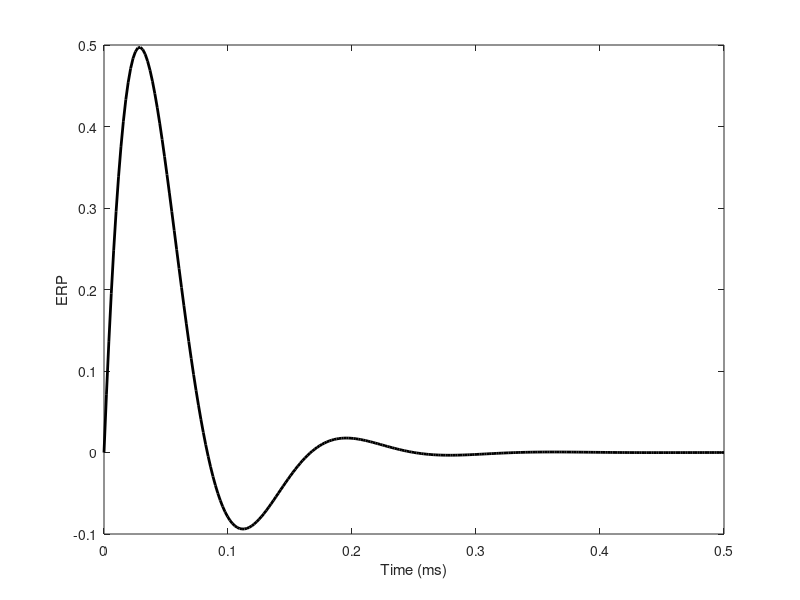
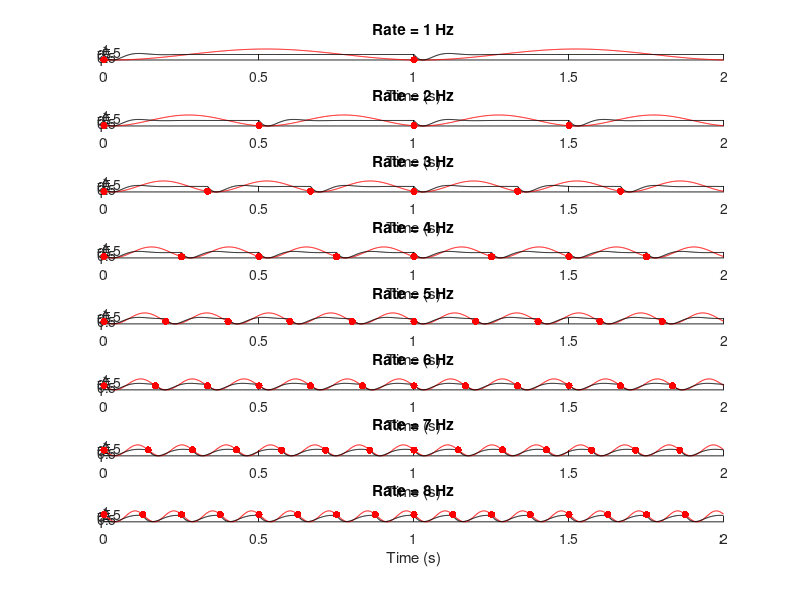
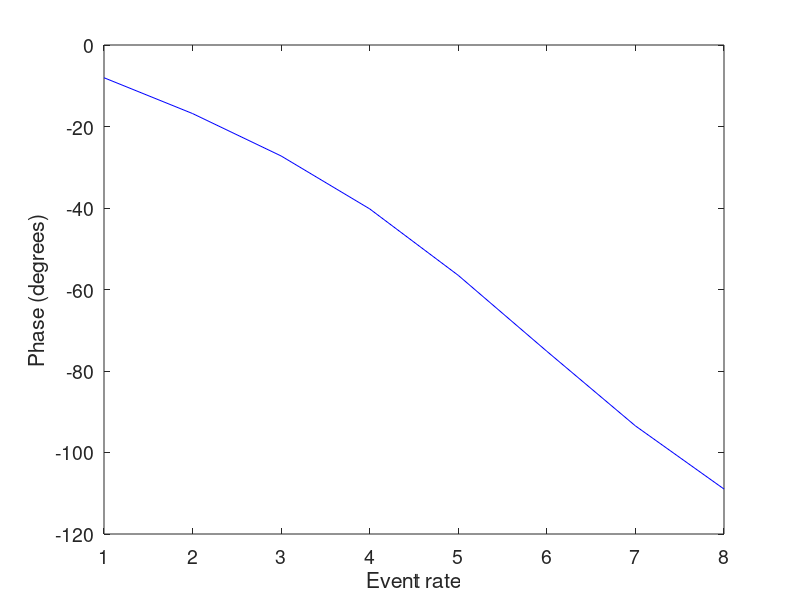

The MATLAB source for these figures, in order:
% Evoked response model and phase
erp_dur = 500; % duration of erp, in ms
fs = 512;
ferp = 6; % in Hz
tauerp = 50;
terp = 0:1/fs:erp_dur/1000;
erp = sin(2*pi*terp*ferp).*exp(-terp/(tauerp/1000));

% Plot the original ERP
figure
plot(terp,erp,'k','LineWidth',2);
xlabel('Time (ms)');
ylabel('ERP');

% Plot the signal at each event rate, overlaid by a matched sinusoid from
% the fourier transform
evt_rate = 1:8;
stim_dur = 2;
t = (0:stim_dur*fs-1)/fs;
rate = NaN(length(evt_rate),1);
phase = NaN(length(evt_rate),1);
figure;
for ii = 1:length(evt_rate)
    evt = zeros(fs*stim_dur,1);
    evt_idx = round((0:1/evt_rate(ii):stim_dur-1/fs)*fs)+1;
    evt(evt_idx) = 1;
    % create the response with regular erps
    y = conv(evt,erp);
    y = y(1:stim_dur*fs);
    % get the phase at the event rate
    Y = fft(y);
    frq = (0:length(Y)-1)/length(Y)*fs;
    % in the spectrum, identify the closest index to the event rate
    df = abs(frq-evt_rate(ii));
    rate_idx = find(df==min(df),1,'first');
    rate(ii) = frq(rate_idx);
    phase(ii) = angle(Y(rate_idx)); % phase of sinusoid
    % Plotting
    subplot(length(evt_rate),1,ii);
    hold on
    sin_fit = real(exp(2*pi*1i*t*rate(ii) + phase(ii)*1i));
        % the sinusoid to plot is the real component of the complex
        % sinusoid at the event rate
    plot(t,sin_fit,'r');
    plot(t,y/max(y),'k'); % adjust so max magnitude is 1, comparable to the sinusoid
    plot(t(evt_idx),sin_fit(evt_idx),'r.','MarkerSize',16);
        % place dots on the sinusoid at the event onset times
    xlabel('Time (s)');
    title(sprintf('Rate = %d Hz',evt_rate(ii)));
end

% Plot phase rel rate
figure;
plot(rate,rad2deg(phase),'b');
set(gca,'FontSize',14);
xlabel('Event rate');
ylabel('Phase (degrees)');